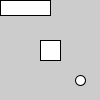
Frame 1 (no input)
Frame 60 (the mouse pressed at the canvas centre just before this capture): identical to frame 1, image omitted
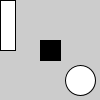
Frame 120 (the mouse held since frame 60 and released just before this capture)

The Processing sketch that drew these frames (run headless with seeded random() and noise(); from frame 60 on, the mouse is pressed at the canvas centre):

// Processing sketch: sketch_23_2
// ── sketch_23_2.pde
//23.2

void setup() { 
  size(100, 100);
}
void draw() { 
  background(204);
  if (mousePressed == true) {
    fill(255);
    rect(0, 0, 15, 50);
    ellipse(80, 80, 30, 30);
    fill(0);
    rect(40, 40, 20, 20);
  } else {
    fill(255);
    rect(0, 0, 50, 15);
    ellipse(80, 80, 10, 10);
    rect(40, 40, 20, 20);
  }
  
}
